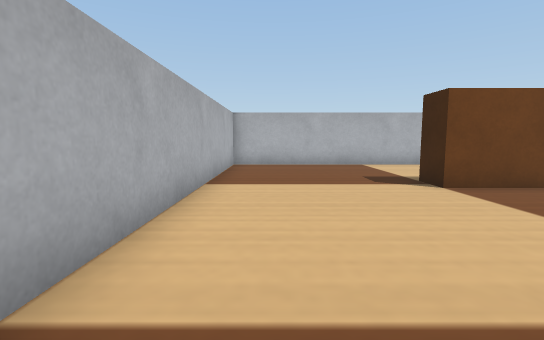
[1] (above)

15 first-person views from a walk through a world built for the Webots simulator. The camera is 0.05 m above the floor, tilts 6° down and sees 85° across. The floor is counted in squares, 0.05 m on a side. Each view is taken from the middle of a square. On the plan, view 1 faces up. The plan holds only what a view shows up to about 12 squares ahead; the rest is blank. Robots are left out. Simple shapes and patterns stand in for the simulator's stock objects.

[2]
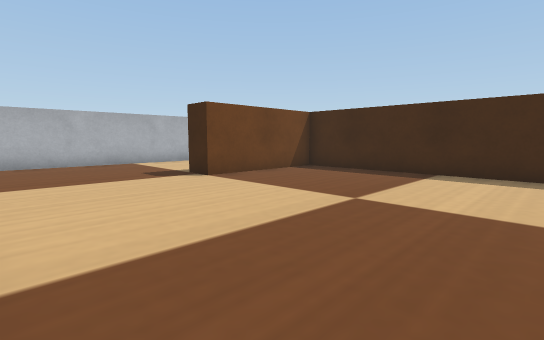

[3]
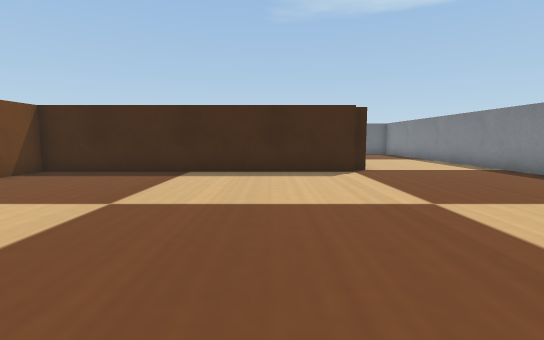

[4]
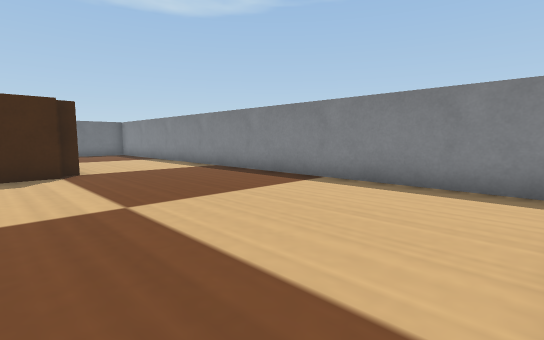

[5]
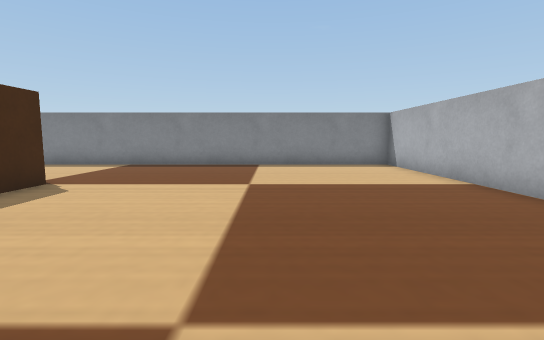

[6]
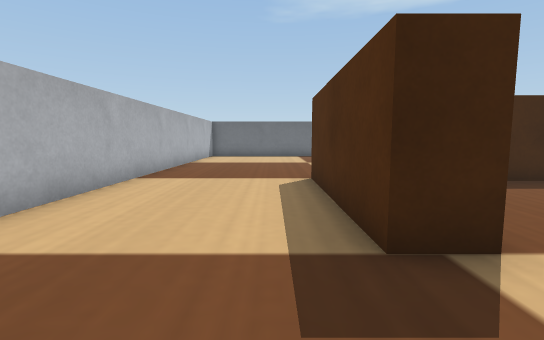

[7]
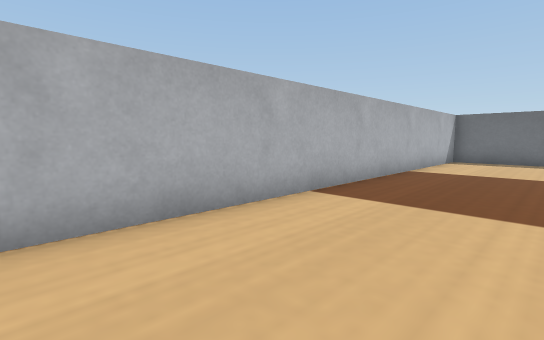

[8]
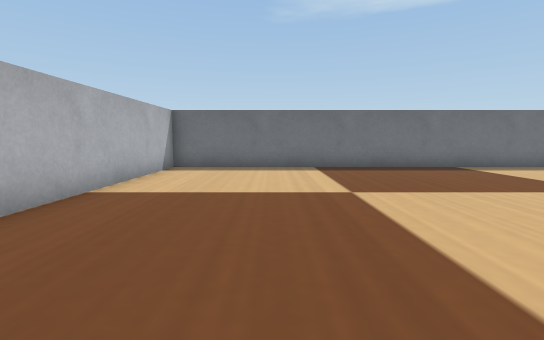

[9]
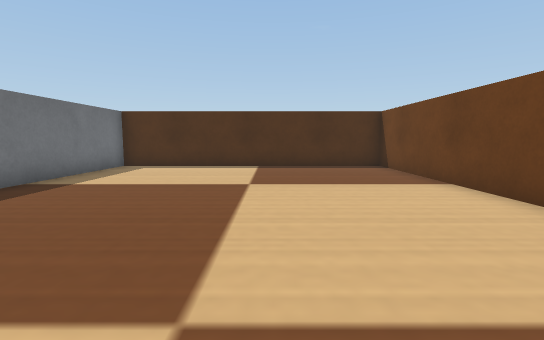

[10]
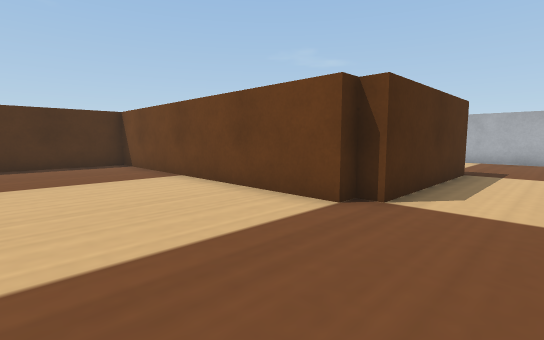

[11]
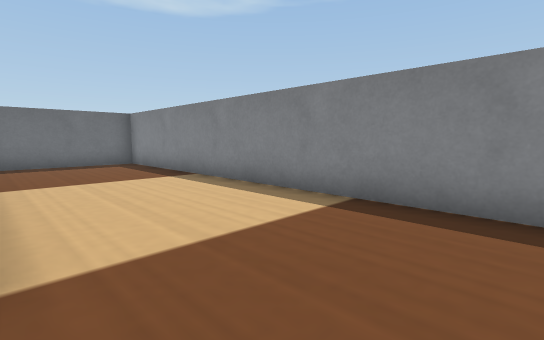

[12]
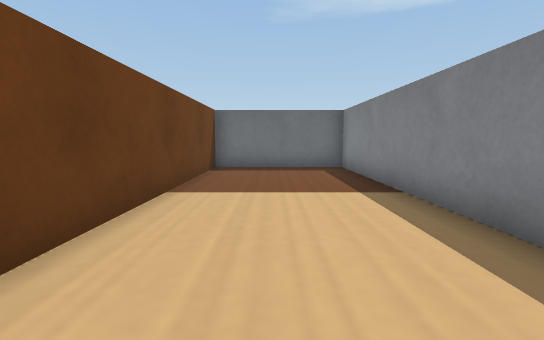

[13]
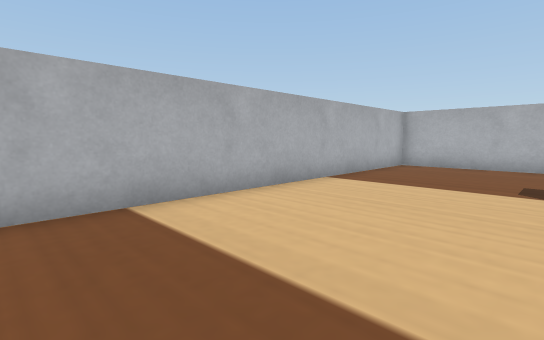

[14]
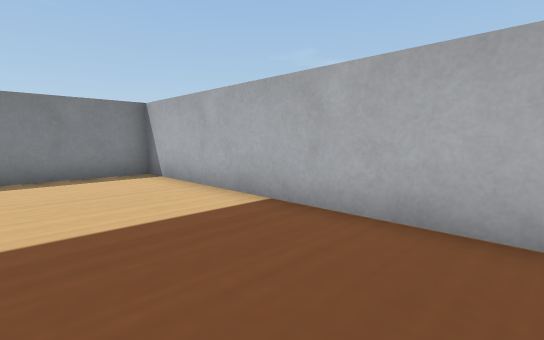

[15]
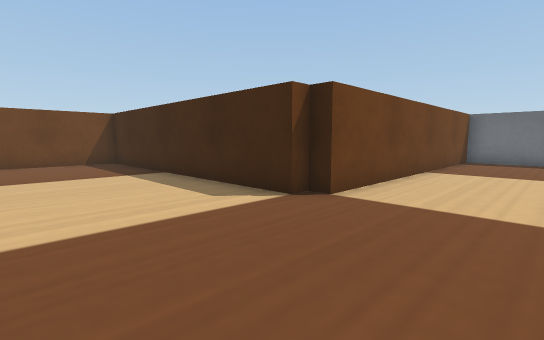

### Floor plan
Points are (right, up) in squares from view 1. A wall is a line through its corners. A room is listed if a view was taken in it or the views show most of it. See-through windows are left out.
Room 1 (views 1, 2, 3, 4, 5, 6, 7, 8, 9, 10, 11, 12, 13, 14, 15)
walls: (8, 6) (3.5, 6) (3.5, 7) (8.5, 7) (8.5, 6.5) (9, 6.5) (9, -3) (18.5, -3) (18.5, 11.5) (-1.5, 11.5) (-1.5, -8.5) (18.5, -8.5) (18.5, -4) (8.5, -4) (8.5, -3.5) (8, -3.5) (8, 6)

Positions as (right, up) in squares from view 1, and headings:
1: (0, 0), facing up
2: (-1, -1), facing up-right
3: (-1, -1), facing right
4: (-1, -2), facing down-right
5: (3, 3), facing down
6: (1, 8), facing right
7: (4, 8), facing up-right
8: (8, 8), facing right
9: (13, 8), facing down
10: (13, 9), facing down-left
11: (6, -4), facing down-right
12: (8, -6), facing right
13: (3, 0), facing up-left
14: (2, 0), facing down-left
15: (4, -7), facing up-right
